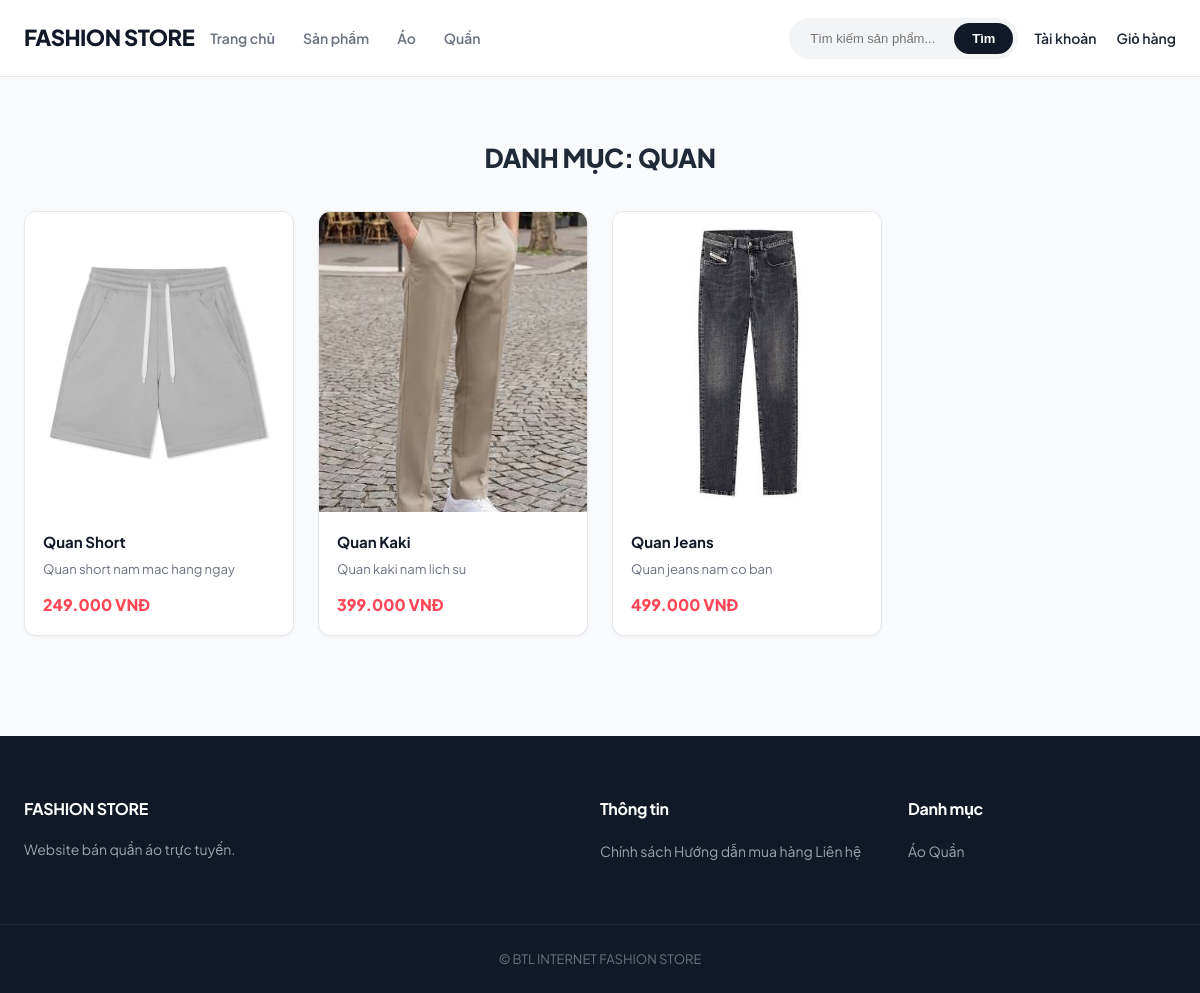
The page /products/index.php?category=2 on the database its author committed.
### tables this page shows
CREATE TABLE danh_muc (
    id_danh_muc INT AUTO_INCREMENT PRIMARY KEY,
    ten_danh_muc VARCHAR(100) NOT NULL,
    mo_ta TEXT,
    trang_thai TINYINT DEFAULT 1
);

CREATE TABLE san_pham (
    id_san_pham INT AUTO_INCREMENT PRIMARY KEY,
    id_danh_muc INT NOT NULL,
    ten_san_pham VARCHAR(150) NOT NULL,
    mo_ta TEXT,
    gia_co_ban DECIMAL(12,2) NOT NULL,
    hinh_anh VARCHAR(255),
    trang_thai TINYINT DEFAULT 1,
    ngay_tao DATETIME DEFAULT CURRENT_TIMESTAMP,
    ngay_cap_nhat DATETIME DEFAULT CURRENT_TIMESTAMP
        ON UPDATE CURRENT_TIMESTAMP,

    FOREIGN KEY (id_danh_muc)
        REFERENCES danh_muc(id_danh_muc)
);

### config.php (called while the page is built, shortened)
<?php
$base_url = '/fashion_store';
?>

### products/index.php (the view, shortened to what this page needs)
<?php
require_once "../config.php";
$where = ["sp.trang_thai = 1"];
$params = [];
if (isset($_GET['category']) && !empty($_GET['category'])) {
    $where[] = "sp.id_danh_muc = ?";
    $params[] = (int)$_GET['category'];
}
$sql = "SELECT sp.*, dm.ten_danh_muc
        FROM san_pham sp
        JOIN danh_muc dm ON sp.id_danh_muc = dm.id_danh_muc
        WHERE " . implode(" AND ", $where) . "
        ORDER BY sp.id_san_pham DESC";
$stmt = $conn->prepare($sql);
$stmt->execute($params);
$products = $stmt->fetchAll(PDO::FETCH_ASSOC);
require_once "../header.php";
?>
<div class="container section">
    <h2 class="section-title">
        <?php
            if (isset($_GET['search']) && !empty($_GET['search'])) {
                echo "KẾT QUẢ TÌM KIẾM: '" . htmlspecialchars($_GET['search']) . "'";
            } elseif (isset($_GET['category']) && !empty($_GET['category']) && !empty($products)) {
                echo "DANH MỤC: " . mb_strtoupper(htmlspecialchars($products[0]['ten_danh_muc']));
            } else {
                echo "TẤT CẢ SẢN PHẨM";
            }
        ?>
    </h2>
    <div class="products">
        <?php if (!empty($products)): ?>
            <?php foreach ($products as $product): ?>
                <a href="<?= $base_url ?>/products/detail.php?id=<?= $product['id_san_pham'] ?>"
                   class="product-card"
                   style="display: flex; flex-direction: column;">
                    <div class="product-image">
                        <?php if (!empty($product['hinh_anh'])): ?>
                            <img src="<?= $base_url ?>/images/products/<?= htmlspecialchars($product['hinh_anh']) ?>"
                                 alt="<?= htmlspecialchars($product['ten_san_pham']) ?>"
                                 onerror="this.src='https://via.placeholder.com/300x300?text=No+Image'">
                        <?php else: ?>
                            Fashion Store
                        <?php endif; ?>
                    </div>
                    <div class="product-info">
                        <h3 class="product-name"><?= htmlspecialchars($product['ten_san_pham']) ?></h3>
                        <p class="product-description"><?= htmlspecialchars($product['mo_ta']) ?></p>
                        <p class="product-price"><?= number_format($product['gia_co_ban'], 0, ',', '.') ?> VNĐ</p>
                    </div>
                </a>
            <?php endforeach; ?>
        <?php else: ?>
            <p style="grid-column: 1/-1; text-align: center; color: #6b7280; padding: 40px 0;">
                Không tìm thấy sản phẩm nào phù hợp.
            </p>
        <?php endif; ?>
    </div>
</div>
<?php
require_once "../footer.php";
?>

### css/style.css (style rules this page uses)
:root { --primary-color: #111827; --accent-color: #ff4757; --bg-light: #f9fafb; --bg-white: #ffffff; --text-main: #1f2937; --text-muted: #6b7280; --border-color: #e5e7eb; --radius-sm: 8px; --radius-md: 12px; --radius-lg: 16px; --shadow-sm: 0 1px 3px rgba(0, 0, 0, 0.05); --shadow-md: 0 4px 20px -2px rgba(0, 0, 0, 0.08); --transition: all 0.3s cubic-bezier(0.4, 0, 0.2, 1); }
* { margin: 0; padding: 0; box-sizing: border-box; }
body { font-family: "Plus Jakarta Sans", -apple-system, BlinkMacSystemFont, sans-serif; background-color: var(--bg-light); color: var(--text-main); line-height: 1.6; }
a { text-decoration: none; color: inherit; transition: var(--transition); }
img { max-width: 100%; display: block; }
.container { max-width: 1200px; margin: auto; padding: 0 24px; }
.section { margin: 60px 0; }
.section-title { text-align: center; font-size: 26px; font-weight: 800; margin-bottom: 32px; letter-spacing: -0.5px; }
.products { display: grid; grid-template-columns: repeat(4, 1fr); gap: 24px; }
.product-card { background-color: var(--bg-white); border: 1px solid var(--border-color); border-radius: var(--radius-md); overflow: hidden; display: flex; flex-direction: column; box-shadow: var(--shadow-sm); }
.product-image { height: 300px; background-color: #f3f4f6; overflow: hidden; position: relative; }
.product-image img { width: 100%; height: 100%; object-fit: cover; transition: transform 0.5s ease; }
.product-info { padding: 18px; display: flex; flex-direction: column; flex-grow: 1; }
.product-name { font-size: 15px; font-weight: 700; margin-bottom: 6px; color: var(--primary-color); }
.product-description { color: var(--text-muted); font-size: 13px; line-height: 1.4; margin-bottom: 14px; display: -webkit-box; line-clamp: 2; -webkit-box-orient: vertical; overflow: hidden; }
.product-price { font-size: 16px; font-weight: 800; color: var(--accent-color); margin-top: auto; }

### rows shown on the page
danh_muc: ten_danh_muc "QUAN"
san_pham: hinh_anh (picture), ten_san_pham "Quan Short", mo_ta "Quan short nam mac hang ngay", gia_co_ban "249.000"
san_pham: hinh_anh (picture), ten_san_pham "Quan Kaki", mo_ta "Quan kaki nam lich su", gia_co_ban "399.000"
san_pham: hinh_anh (picture), ten_san_pham "Quan Jeans", mo_ta "Quan jeans nam co ban", gia_co_ban "499.000"
